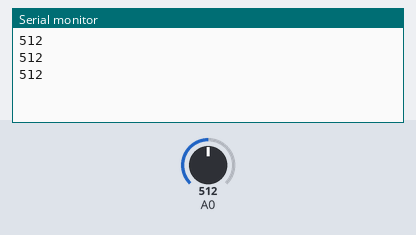
A sketch run on a simulated Arduino Uno, built with avr-gcc and run on an emulated ATmega328P. On the bench: the last lines printed to the serial monitor. The inputs (shaded band) are chosen by the test bench; at power-on: A0 = 512.

Above: at 1.3 s.
1.4 s: A0 set to 716
At 1.9 s:
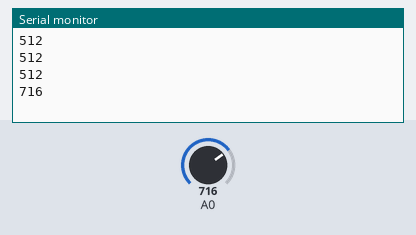
2.9 s: A0 set to 900
At 3.4 s:
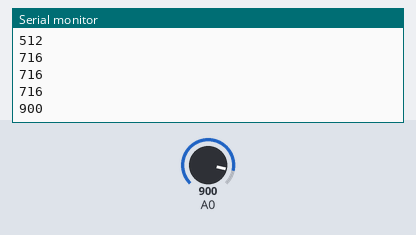
Timing chart, 0 to 5.9 s (numbered marks = the images above; inputs shaded):
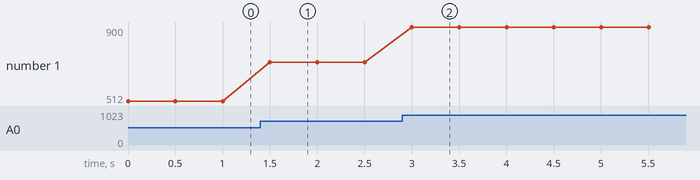

The sketch:

Sketch5.3.ino
```cpp
void setup() {
	Serial.begin(115200);
}

void loop() {
	int infraval = analogRead(0);
	Serial.println(infraval);
	delay(500);
}
```

Measured:
- after the input at 1.4 s, the serial monitor: prints a new line after 0.10 s (image 1)
- after the input at 2.9 s, the serial monitor: prints a new line after 0.10 s (image 2)
- plotted number 1: 512 → 716 after the input at 1.4 s, 716 → 900 after the input at 2.9 s
